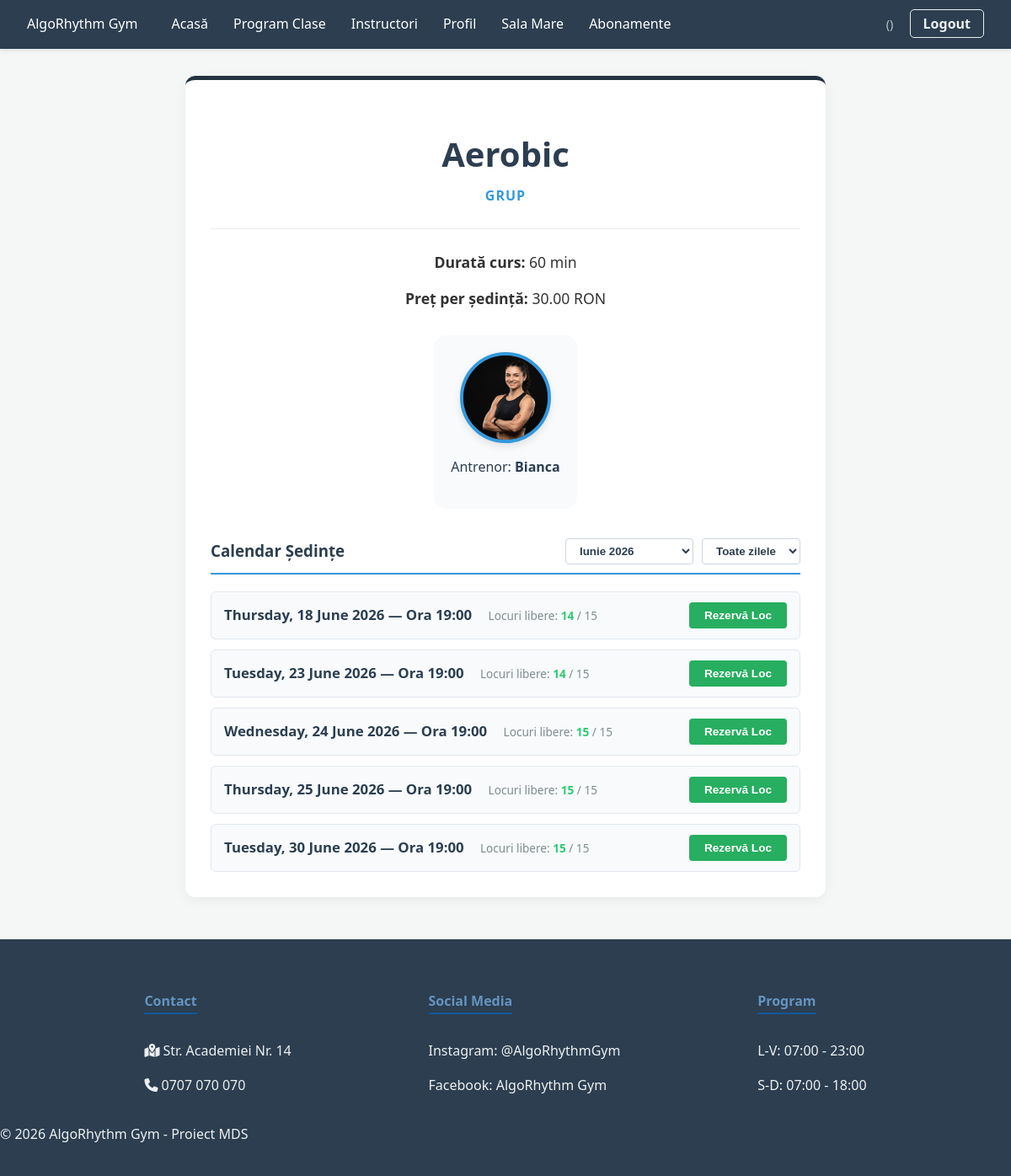
The app's page /clasa/118/ with its own data.
### fitness_app/models.py (models this page shows, shortened)
class FitnessClass(models.Model):
    CLASS_TYPES = [
        ('1TO1', 'Personal Training'),
        ('GRP', 'Grup'),
        ('IND', 'Individual (fără antrenor)'),
    ]
    type = models.CharField(max_length=4, choices=CLASS_TYPES, default='GRP')
    instructor = models.ForeignKey(User, on_delete=models.CASCADE, null=True, blank=True, limit_choices_to={'role': 'INS'})
    name = models.CharField(max_length=100)
    room = models.ForeignKey(Room, on_delete=models.SET_NULL, null=True, blank=True)
    max_capacity = models.PositiveIntegerField()
    is_for_women_only = models.BooleanField(default=False)
    is_for_children = models.BooleanField(default=False)
    start_time = models.DateTimeField()
    price = models.DecimalField(max_digits=6, decimal_places=2, default=30.00)
    duration_minutes = models.PositiveIntegerField(default=60)
    @property
    def available_spots(self):
        return self.max_capacity - self.booking_set.count()

class User(AbstractUser):
    IS_INSTRUCTOR = 'INS'
    IS_CLIENT = 'CLI'
    IS_ADMIN = 'ADM'
    ROLE_CHOICES = [
        (IS_INSTRUCTOR, 'Instructor'),
        (IS_CLIENT, 'Client'),
        (IS_ADMIN, 'Admin'),
    ]
    role = models.CharField(max_length=3, choices=ROLE_CHOICES, default=IS_CLIENT)
    gender = models.CharField(max_length=10, choices=[('M', 'Masculin'), ('F', 'Feminin')], blank=True)
    is_child = models.BooleanField(default=False)
    parent = models.ForeignKey('self', on_delete=models.CASCADE, null=True, blank=True, related_name='children')
    fitness_goal = models.TextField(blank=True)
    frequency_per_week = models.IntegerField(default=0)
    experience_years = models.PositiveIntegerField(default=0, null=True, blank=True)
    bio_short = models.CharField(max_length=150, blank=True, null=True)
    profile_picture = models.ImageField(upload_to='instructors/', null=True, blank=True)
    referral_code = models.CharField(max_length=15, unique=True, blank=True, null=True)
    discounts_available = models.IntegerField(default=0)  # cate reduceri de 10% are
    first_free_session_used = models.BooleanField(default=False)

### fitness_app/views.py (the view)
# urls.py: path('clasa/<int:class_id>/', views.class_detail_view, name='class_detail'),
def class_detail_view(request, class_id):
    fitness_class = get_object_or_404(FitnessClass, id=class_id)
    now = timezone.now()
    all_sessions = FitnessClass.objects.filter(
        name=fitness_class.name,
        instructor=fitness_class.instructor,
        start_time__gte=now
    ).order_by('start_time')
    luni_ro = {
        1: "Ianuarie", 2: "Februarie", 3: "Martie", 4: "Aprilie",
        5: "Mai", 6: "Iunie", 7: "Iulie", 8: "August",
        9: "Septembrie", 10: "Octombrie", 11: "Noiembrie", 12: "Decembrie"
    }
    available_months = {}
    for session in all_sessions:
        month_key = f"{session.start_time.year}-{session.start_time.month:02d}"
        month_display = f"{luni_ro[session.start_time.month]} {session.start_time.year}"
        if month_key not in available_months:
            available_months[month_key] = month_display
    selected_month = request.GET.get('month')
    if not selected_month and available_months:
        selected_month = list(available_months.keys())[0]
    if selected_month:
        try:
            year_str, month_str = selected_month.split('-')
            sessions = all_sessions.filter(start_time__year=int(year_str), start_time__month=int(month_str))
        except (ValueError, IndexError):
            sessions = all_sessions
    else:
        sessions = all_sessions
    selected_day = request.GET.get('day_of_week')
    if selected_day and selected_day != 'all':
        sessions = [s for s in sessions if s.start_time.weekday() == int(selected_day)]
    bookings = None
    total_enrolled = 0
    show_attendance_list = False
    if request.user.is_authenticated:
        user_role = str(getattr(request.user, 'role', '')).upper()
        if request.user.is_superuser or fitness_class.instructor == request.user or user_role == 'ADM':
            show_attendance_list = True
            bookings = Booking.objects.filter(fitness_class=fitness_class).select_related('user')
            total_enrolled = bookings.count()
    context = {
        'fitness_class': fitness_class,
        'sessions': sessions,
        'available_months': available_months,
        'selected_month': selected_month,
        'selected_day': selected_day or 'all',
        'bookings': bookings,
        'total_enrolled': total_enrolled,
        'show_attendance_list': show_attendance_list,
    }
    return render(request, 'class_detail.html', context)

### fitness_app/views.py (called while the page is built)
def instructor_context_processor(request):
    if request.user.is_authenticated:
        user_role = str(getattr(request.user, 'role', '')).upper()
        return {
            'is_instructor': (user_role == 'INSTRUCTOR' or user_role == 'INS')
        }
    return {'is_instructor': False}

### fitness_app/templates/class_detail.html (shortened to what this page needs)
{% extends 'base.html' %}
{% block content %}
<div class="container">
    <div class="welcome-card class-detail-card">
        <div class="class-header">
            <h1 class="class-title">{{ fitness_class.name }}</h1>
            <span class="badge-type">{{ fitness_class.get_type_display }}</span>
        </div>
        <hr class="divider">
        <div class="class-info-grid">
            <div class="info-item">
                <strong>Durată curs:</strong>
                <span>{{ fitness_class.duration_minutes }} min</span>
            </div>
            <div class="info-item">
                <strong>Preț per ședință:</strong>
                <span class="price-tag">{{ fitness_class.price }} RON</span>
            </div>
        </div>
        <div class="instructor-showcase">
            <a href="{% url 'instructor_detail' fitness_class.instructor.id %}" class="instructor-link">
                <div class="photo-container">
                    {% if fitness_class.instructor.profile_picture %}
                    <img src="{{ fitness_class.instructor.profile_picture.url }}" class="profile-img-small">
                    {% else %}
                    <div class="placeholder-circle-small">
                        {{ fitness_class.instructor.first_name|first }}
                    </div>
                    {% endif %}
                </div>
                <p class="instructor-label">Antrenor: <strong>{{ fitness_class.instructor.first_name }}</strong></p>
            </a>
        </div>
        <div class="calendar-section-header">
            <h3>Calendar Ședințe</h3>
            {% if available_months %}
            <form method="GET" action="" id="monthFilterForm" class="calendar-filter-form">
                <select name="month" id="monthSelect" onchange="document.getElementById('monthFilterForm').submit();" class="calendar-select">
                    {% for month_key, month_name in available_months.items %}
                    <option value="{{ month_key }}" {% if month_key == selected_month %}selected{% endif %}>{{ month_name }}</option>
                    {% endfor %}
                </select>
                <select name="day_of_week" id="daySelect" onchange="document.getElementById('monthFilterForm').submit();" class="calendar-select">
                    <option value="all" {% if selected_day == 'all' %}selected{% endif %}>Toate zilele</option>
                </select>
            </form>
            {% endif %}
        </div>
        <div class="sessions-list">
            {% for session in sessions %}
            <div class="session-item">
                <div class="session-info">
                    <span class="session-time">
                        {{ session.start_time|date:"l, d F Y" }} — Ora {{ session.start_time|date:"H:i" }}
                    </span>
                    <span class="session-spots">
                        Locuri libere: <span class="spots-count {% if session.available_spots > 0 %}spots-available{% else %}spots-full{% endif %}">
                            {{ session.available_spots }}
                        </span> / {{ session.max_capacity }}
                    </span>
                </div>
                <div class="session-actions">
                    {% if session.available_spots > 0 %}
                    <form action="{% url 'book_class' session.id %}" method="POST" class="booking-form">
                        <button type="submit" class="btn-book-spot">
                            Rezervă Loc
                        </button>
                    </form>
                    {% else %}
                    <span class="badge-full-house">
                        Sală Plină
                    </span>
                    {% endif %}
                </div>
            </div>
            {% empty %}
            <p class="sessions-empty-msg">Nu mai sunt ședințe programate pentru această clasă.</p>
            {% endfor %}
        </div>
    </div>
</div>
{% endblock %}

### static/fitness_app/css/style.css (style rules this page uses)
body { font-family: 'Segoe UI', Tahoma, Geneva, Verdana, sans-serif; margin: 0; background-color: #f4f7f6; color: #333; line-height: 1.6; }
.container { max-width: 1000px; margin: 2rem auto; padding: 0 1rem; }
.card, .welcome-card, .instructor-card { background: white; border-radius: 12px; box-shadow: 0 4px 15px rgba(0,0,0,0.05); transition: transform 0.3s ease, box-shadow 0.3s ease; }
.welcome-card { padding: 2rem; margin-bottom: 2rem; border-top: 5px solid #243342; }
.profile-img-small, .placeholder-circle-small { width: 60px; height: 60px; border-radius: 50%; object-fit: cover; }
.class-detail-card { text-align: center; max-width: 700px; margin: 0 auto; }
.class-title { font-size: 2.5rem; color: #2c3e50; margin-bottom: 5px; }
.badge-type { color: #3498db; font-weight: bold; text-transform: uppercase; letter-spacing: 1px; }
.divider { margin: 25px 0; border: 0; border-top: 1px solid #eee; }
.class-info-grid { display: flex; flex-direction: column; gap: 15px; margin-bottom: 30px; font-size: 1.1rem; }
.instructor-showcase { background: #f8fafc; padding: 20px; border-radius: 15px; display: inline-block; }
.instructor-link { text-decoration: none; color: #2c3e50; }
.placeholder-circle-small, .profile-img-small { width: 100px !important; height: 100px !important; border-radius: 50% !important; margin: 0 auto 10px auto; display: flex; align-items: center; justify-content: center; border: 4px solid #3498db; background: #2c3e50; color: white; font-size: 2.5rem; font-weight: bold; box-shadow: 0 4px 10px rgba(0,0,0,0.1); }
.profile-img-small { object-fit: cover; }
.class-detail-card { text-align: center; max-width: 700px; margin: 0 auto; padding: 30px; }
.calendar-section-header { margin-top: 35px; margin-bottom: 20px; display: flex; justify-content: space-between; align-items: center; border-bottom: 2px solid #3498db; padding-bottom: 10px; }
.calendar-section-header h3 { color: #2c3e50; margin: 0; }
.calendar-filter-form { display: flex; gap: 10px; margin: 0; }
.calendar-select { padding: 6px 12px; border-radius: 4px; border: 1px solid #cbd5e1; background: white; font-weight: 600; color: #2c3e50; cursor: pointer; outline: none; }
.sessions-list { display: flex; flex-direction: column; gap: 12px; margin-top: 15px; }
.session-item { display: flex; justify-content: space-between; align-items: center; padding: 12px 15px; background: #f8fafc; border: 1px solid #e2e8f0; border-radius: 6px; }
.session-info { text-align: left; }
.session-time { font-weight: bold; color: #2c3e50; font-size: 1.05rem; }
.session-spots { font-size: 0.85rem; color: #7f8c8d; margin-left: 15px; }
.spots-count { font-weight: bold; }
.spots-available { color: #2ecc71; }
.booking-form { display: flex; align-items: center; gap: 10px; margin: 0; }
.btn-book-spot { background-color: #27ae60; color: white; padding: 8px 18px; border: none; border-radius: 4px; font-weight: bold; font-size: 0.85rem; cursor: pointer; transition: background-color 0.2s; }
.container { animation: paginaFadeIn 0.9s cubic-bezier(0.25, 0.8, 0.25, 1) forwards; }

### records on screen
FitnessClass: name "Aerobic", type "GRUP", duration_minutes "60", price "30.00", instructor.profile_picture (picture), instructor.first_name "Bianca", start_time "Thursday, 18 June 2026", start_time "19:00", available_spots "14", max_capacity "15", shows "Rezervă Loc"
FitnessClass: start_time "Tuesday, 23 June 2026", start_time "19:00", available_spots "14", max_capacity "15", shows "Rezervă Loc"
FitnessClass: start_time "Wednesday, 24 June 2026", start_time "19:00", available_spots "15", max_capacity "15", shows "Rezervă Loc"
FitnessClass: start_time "Thursday, 25 June 2026", start_time "19:00", available_spots "15", max_capacity "15", shows "Rezervă Loc"
FitnessClass: start_time "Tuesday, 30 June 2026", start_time "19:00", available_spots "15", max_capacity "15", shows "Rezervă Loc"

### other values on screen
form field month "Iunie 2026"
